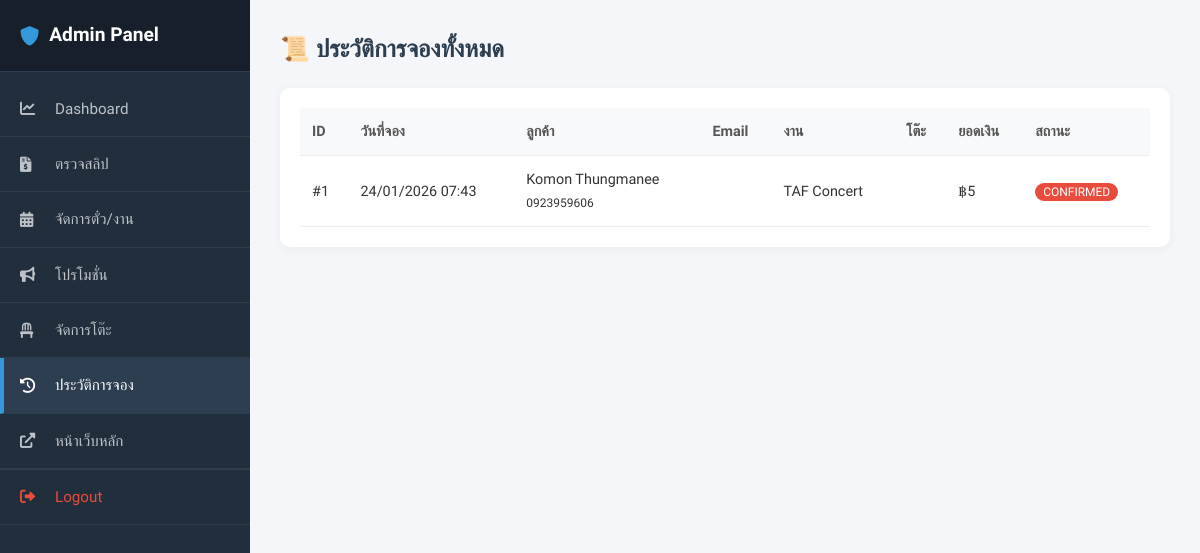
The app's page /admin/history.php (signed in), older data.
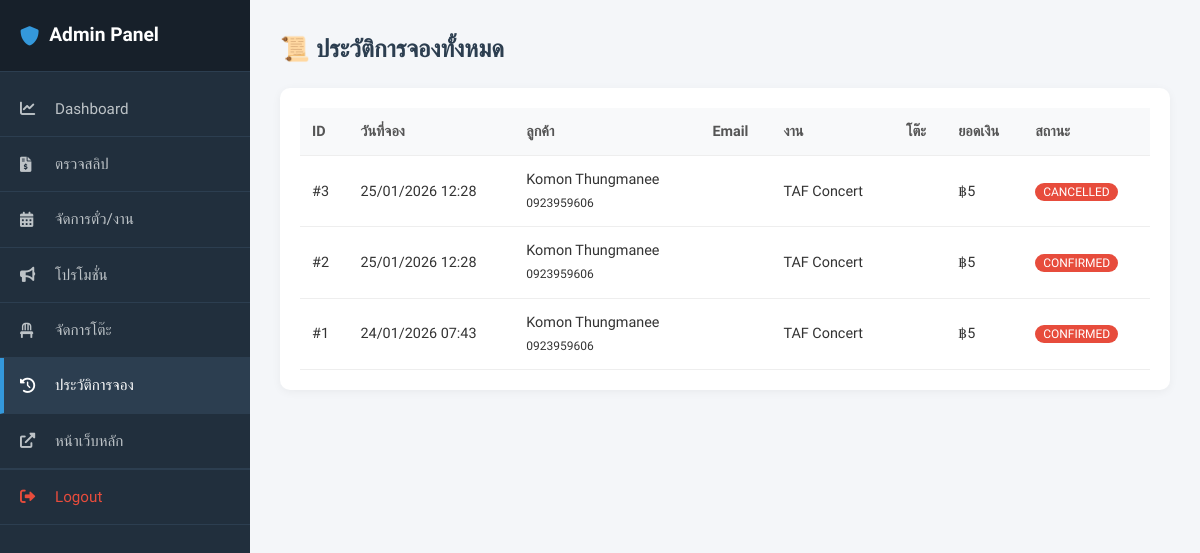
The same page, newer data.
### tables this page shows
CREATE TABLE `bookings` (
  `id` int(11) NOT NULL,
  `user_id` int(11) NOT NULL,
  `event_id` int(11) NOT NULL,
  `table_number` varchar(10) DEFAULT NULL,
  `quantity` int(11) DEFAULT 1,
  `status` enum('pending','confirmed','cancelled') DEFAULT 'pending',
  `booking_date` timestamp NOT NULL DEFAULT current_timestamp(),
  `customer_name` varchar(100) DEFAULT NULL,
  `customer_phone` varchar(20) DEFAULT NULL,
  `customer_email` varchar(100) DEFAULT NULL,
  `total_price` decimal(10,2) DEFAULT NULL,
  `payment_slip` varchar(255) DEFAULT NULL
);

CREATE TABLE `events` (
  `id` int(11) NOT NULL,
  `title` varchar(100) NOT NULL,
  `description` text DEFAULT NULL,
  `event_date` datetime NOT NULL,
  `ticket_price` decimal(10,2) NOT NULL,
  `image_url` varchar(255) DEFAULT NULL,
  `prefix` varchar(10) DEFAULT 'TKT',
  `start_num` int(11) DEFAULT 1,
  `max_tickets` int(11) DEFAULT 100,
  `current_sold` int(11) DEFAULT 0
);

### admin/history.php (the view, shortened to what this page needs)
<?php
require '../db.php';
?>
<!DOCTYPE html>
<html lang="th">
<head>
    <link rel="stylesheet" href="../style.css">
    <link rel="stylesheet" href="https://cdnjs.cloudflare.com/ajax/libs/font-awesome/6.0.0/css/all.min.css">
</head>
<body>
    <div class="admin-layout">
        <?php require 'sidebar.php'; ?>
        <div class="content">
            <h2 style="color:#2c3e50; margin-top:0;">📜 ประวัติการจองทั้งหมด</h2>
            <div class="card">
                <table>
                    <thead>
                        <tr>
                            <th>ID</th><th>วันที่จอง</th><th>ลูกค้า</th><th>Email</th><th>งาน</th><th>โต๊ะ</th><th>ยอดเงิน</th><th>สถานะ</th>
                        </tr>
                    </thead>
                    <tbody>
                        <?php
                        $sql = "SELECT b.*, e.title FROM bookings b JOIN events e ON b.event_id = e.id ORDER BY b.id DESC";
                        $stmt = $pdo->query($sql);
                        while($row = $stmt->fetch()){
                            $statusClass = 'bg-yellow';
                            if($row['status']=='confirmed') $statusClass='bg-green';
                            if($row['status']=='cancelled') $statusClass='bg-red';
                            echo "<tr>
                                <td>#{$row['id']}</td>
                                <td>".date("d/m/Y H:i", strtotime($row['booking_date']))."</td>
                                <td>{$row['customer_name']}<br><small>{$row['customer_phone']}</small></td>
                                <td>{$row['customer_email']}</td>
                                <td>{$row['title']}</td>
                                <td>{$row['table_number']}</td>
                                <td>฿".number_format($row['total_price'])."</td>
                                <td><span class='badge $statusClass'>".strtoupper($row['status'])."</span></td>
                            </tr>";
                        }
                        ?>
                    </tbody>
                </table>
            </div>
        </div>
    </div>
</body>
</html>

### admin/sidebar.php (shortened to what this page needs)
<?php
$current_page = basename($_SERVER['PHP_SELF']);
?>
<div class="sidebar">
    <div class="sidebar-header">
        <i class="fas fa-shield-alt" style="color:#3498db;"></i> Admin Panel
    </div>
    <div class="sidebar-menu">
        <a href="index.php" class="<?= $current_page == 'index.php' ? 'active' : '' ?>">
            <i class="fas fa-chart-line" style="width:20px;"></i> Dashboard
        </a>
        <a href="verify.php" class="<?= $current_page == 'verify.php' ? 'active' : '' ?>">
            <i class="fas fa-file-invoice-dollar" style="width:20px;"></i> ตรวจสลิป
        </a>
        <a href="manage_events.php" class="<?= $current_page == 'manage_events.php' ? 'active' : '' ?>">
            <i class="fas fa-calendar-alt" style="width:20px;"></i> จัดการตั๋ว/งาน
        </a>
        <a href="manage_promotions.php" class="<?= $current_page == 'manage_promotions.php' ? 'active' : '' ?>">
            <i class="fas fa-bullhorn" style="width:20px;"></i> โปรโมชั่น
        </a>
        <a href="manage_tables.php" class="<?= $current_page == 'manage_tables.php' ? 'active' : '' ?>">
            <i class="fas fa-chair" style="width:20px;"></i> จัดการโต๊ะ
        </a>
        <a href="history.php" class="<?= $current_page == 'history.php' ? 'active' : '' ?>">
            <i class="fas fa-history" style="width:20px;"></i> ประวัติการจอง
        </a>
        <a href="../index.php" target="_blank">
            <i class="fas fa-external-link-alt" style="width:20px;"></i> หน้าเว็บหลัก
        </a>
        <a href="../logout.php" style="color:#e74c3c; margin-top:auto; border-top:1px solid #2c3e50;">
            <i class="fas fa-sign-out-alt" style="width:20px;"></i> Logout
        </a>
    </div>
</div>

### style.css (style rules this page uses)
:root { --primary: #222; --accent: #d35400; --bg: #f9f9f9; --white: #ffffff; --shadow: 0 4px 20px rgba(0, 0, 0, 0.05); }
body { font-family: 'Kanit', sans-serif; background-color: var(--bg); margin: 0; color: #333; line-height: 1.6; }
.card { background: var(--white); border-radius: 15px; overflow: hidden; box-shadow: var(--shadow); transition: transform 0.3s ease; border: none; }

### admin/history.php (style rules this page uses)
body { margin:0; background:#f4f6f9; font-family:'Kanit', sans-serif; }
.admin-layout { display: flex; min-height: 100vh; }
.content { flex: 1; padding: 30px; }
.card { background:#fff; padding:20px; border-radius:10px; box-shadow:0 2px 10px rgba(0,0,0,0.05); }
table { width:100%; border-collapse:collapse; }
th, td { padding:12px; border-bottom:1px solid #eee; text-align:left; font-size:0.9rem; }
th { background:#f8f9fa; color:#555; }
.badge { padding:3px 8px; border-radius:10px; font-size:0.8rem; }
.bg-green { background:#d4edda; color:#155724; }
.bg-red { background:#f8d7da; color:#721c24; }

### admin/sidebar.php (style rules this page uses)
.sidebar { width: 250px; background-color: #212f3d; color: #ecf0f1; display: flex; flex-direction: column; flex-shrink: 0; min-height: 100vh; }
.sidebar-header { padding: 20px; font-size: 1.2rem; font-weight: 600; background-color: #17202a; display: flex; align-items: center; gap: 10px; border-bottom: 1px solid #2c3e50; color: #fff; }
.sidebar-menu { display: flex; flex-direction: column; padding-top: 10px; }
.sidebar a { color: #bdc3c7; padding: 15px 20px; text-decoration: none; display: flex; align-items: center; gap: 15px; border-bottom: 1px solid #2c3e50; transition: all 0.2s ease; font-size: 0.95rem; }
.sidebar a.active { background-color: #2c3e50; color: #fff; border-left: 4px solid #3498db; padding-left: 16px; }
.badge { background: #e74c3c; color: white; font-size: 0.75rem; padding: 2px 8px; border-radius: 10px; margin-left: auto; }

Row changes from the older to the newer data that the page shows:
added bookings: id "3", booking_date "25/01/2026 12:28", customer_name "Komon Thungmanee", customer_phone "0923959606", event.title "TAF Concert", total_price "5", status "CANCELLED"
added bookings: id "2", booking_date "25/01/2026 12:28", customer_name "Komon Thungmanee", customer_phone "0923959606", event.title "TAF Concert", total_price "5", status "CONFIRMED"
